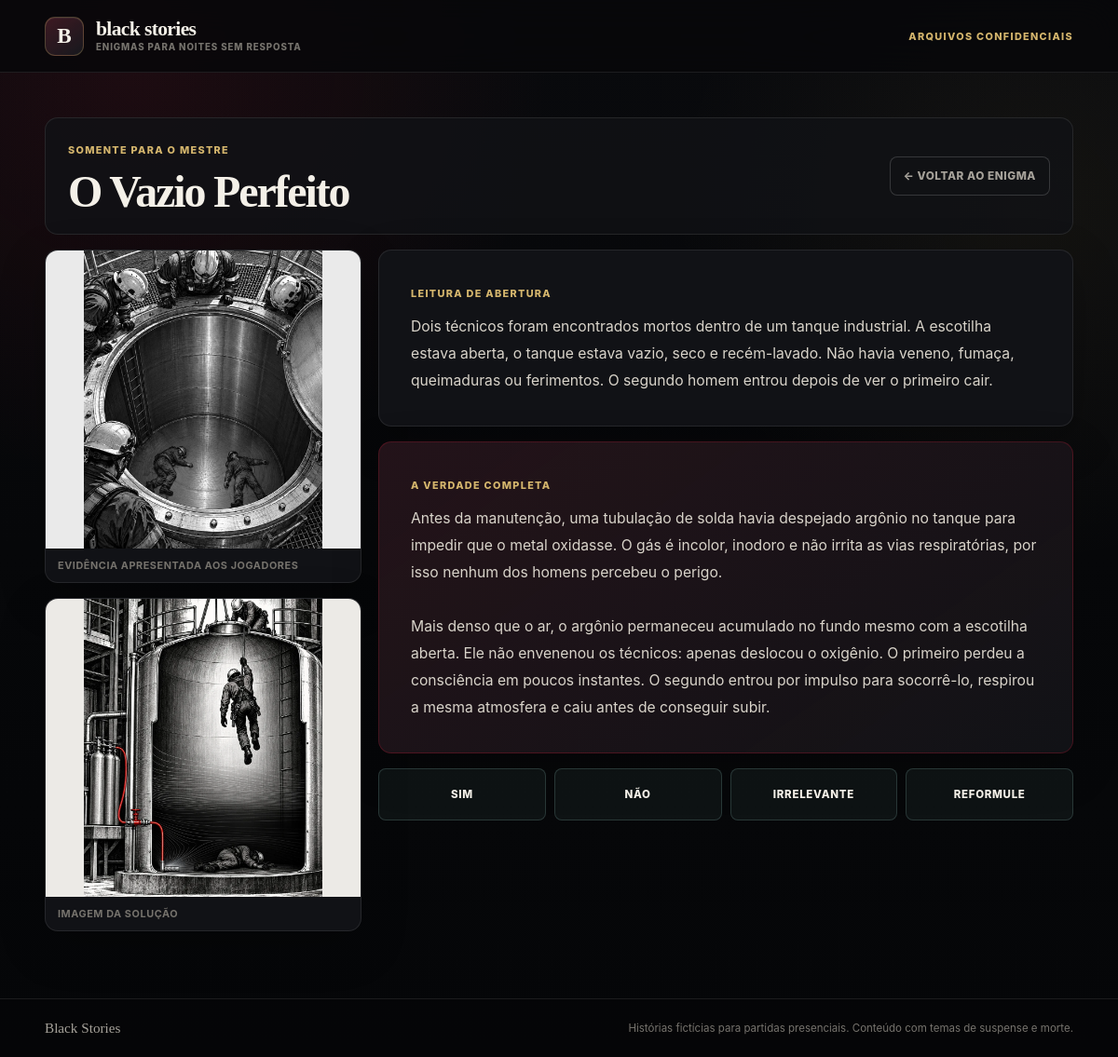
The app's page /historia/16/mestre/ with its own data.
### stories/models.py (models this page shows, shortened)
class Story(models.Model):
    title = models.CharField(max_length=200)
    description = models.TextField()
    image = models.ImageField(upload_to='stories/')
    answer = models.TextField()
    resolution_image = models.ImageField(upload_to='stories/', null=True, blank=True)
    created_at = models.DateTimeField(auto_now_add=True)
    class Meta:
        verbose_name = 'Story'
        verbose_name_plural = 'Stories'

### stories/views.py (the view)
def master_view(request, story_id):
    story = get_object_or_404(
        Story.objects.only(
            "id",
            "title",
            "description",
            "image",
            "answer",
            "resolution_image",
        ),
        id=story_id,
    )
    return render(
        request,
        "master.html",
        {"story": story},
    )

### templates/master.html (shortened to what this page needs)
{% extends "base.html" %}
{% block content %}
<section class="master-premium-page">
    <div class="master-premium-top">
        <div>
            <span class="master-premium-badge">
                somente para o mestre
            </span>
            <h1 class="master-premium-title">
                {{ story.title }}
            </h1>
        </div>
        <a
            href="{% url 'stories:detail' story.id %}"
            class="master-premium-back"
        >
            &larr; Voltar ao enigma
        </a>
    </div>
    <div class="master-premium-layout">
        <aside class="master-media-stack" aria-label="Imagens do caso">
            {% if story.image %}
                <figure class="master-premium-image-card">
                    <img
                        src="{{ story.image.url }}"
                        alt="{{ story.title }}"
                    >
                    <figcaption>Evidência apresentada aos jogadores</figcaption>
                </figure>
            {% endif %}
            {% if story.resolution_image %}
                <figure class="master-premium-image-card master-solution-image">
                    <img
                        src="{{ story.resolution_image.url }}"
                        alt="Solucao de {{ story.title }}"
                    >
                    <figcaption>Imagem da solução</figcaption>
                </figure>
            {% endif %}
        </aside>
        <div class="master-premium-content">
            <div class="master-premium-card">
                <span class="master-premium-label">
                    leitura de abertura
                </span>
                <p>
                    {{ story.description|linebreaksbr }}
                </p>
            </div>
            <div class="master-premium-card master-premium-answer">
                <span class="master-premium-label">
                    a verdade completa
                </span>
                <p>
                    {{ story.answer|linebreaksbr }}
                </p>
            </div>
            <div class="master-cue-board" aria-label="Respostas rápidas">
                <span>sim</span>
                <span>não</span>
                <span>irrelevante</span>
                <span>reformule</span>
            </div>
        </div>
    </div>
</section>
{% endblock %}

### static/css/premium.css (style rules this page uses)
:root { --bg: #07080a; --surface: #111216; --surface-raised: #17181d; --surface-soft: #1d1e23; --line: rgba(255, 255, 255, 0.09); --line-strong: rgba(255, 255, 255, 0.16); --text: #f4f0e8; --muted: #a6a29a; --dim: #76736d; --red: #c51d35; --red-glow: rgba(197, 29, 53, 0.2); --gold: #d5b66d; --gold-soft: rgba(213, 182, 109, 0.14); --teal: #8bbcb5; --radius-sm: 8px; --radius: 14px; --radius-lg: 24px; --shadow: 0 28px 80px rgba(0, 0, 0, 0.48); --serif: Georgia, "Times New Roman", serif; --sans: Inter, "Segoe UI", Arial, sans-serif; }
*, *::before, *::after { box-sizing: border-box; }
html { min-width: 320px; color-scheme: dark; scroll-behavior: smooth; background: var(--bg); }
body { min-height: 100vh; margin: 0; overflow-x: hidden; color: var(--text); font-family: var(--sans); background: radial-gradient(circle at 12% 6%, rgba(197, 29, 53, 0.11), transparent 28rem), radial-gradient(circle at 92% 20%, rgba(213, 182, 109, 0.055), transparent 24rem), linear-gradient(180deg, #090a0d 0%, var(--bg) 52%, #050608 100%); }
body::before { content: ""; position: fixed; inset: 0; z-index: -2; pointer-events: none; opacity: 0.18; }
body::after { content: ""; position: fixed; inset: 0; z-index: -1; pointer-events: none; background: linear-gradient(90deg, transparent 49.95%, rgba(255, 255, 255, 0.025) 50%, transparent 50.05%); background-size: 88px 100%; }
button, a { -webkit-tap-highlight-color: transparent; }
a { color: inherit; }
img { max-width: 100%; }
.brand-side, .brand-mark, .section-label, .case-number, .answer-label, .master-premium-badge, .master-premium-label, .panel-eyebrow { color: var(--gold); font-size: 0.68rem; font-weight: 800; letter-spacing: 0.12em; text-transform: uppercase; }
.case-library, .premium-detail, .story-form-page, .master-premium-page { width: min(1240px, 100%); margin: 0 auto; }
.detail-actions, .master-premium-top { display: flex; align-items: center; justify-content: space-between; gap: 16px; margin-bottom: 16px; }
.back-button, .master-link, .master-premium-back, .ghost-btn { display: inline-flex; align-items: center; justify-content: center; gap: 8px; min-height: 42px; padding: 0 14px; border: 1px solid var(--line-strong); border-radius: var(--radius-sm); color: var(--muted); background: rgba(17, 18, 22, 0.72); cursor: pointer; text-decoration: none; font-size: 0.74rem; font-weight: 780; letter-spacing: 0.045em; text-transform: uppercase; transition: color 160ms ease, border-color 160ms ease, background 160ms ease; }
.story-title, .master-premium-title, .form-hero h1 { margin: 13px 0 0; font-family: var(--serif); font-size: clamp(2.65rem, 5.5vw, 5rem); font-weight: 600; letter-spacing: -0.045em; line-height: 0.98; }
.master-premium-top { padding: 22px 24px; border: 1px solid var(--line); border-radius: var(--radius); background: rgba(17, 18, 22, 0.84); }
.master-premium-title { font-size: clamp(2rem, 4vw, 3.5rem); }
.master-premium-layout { display: grid; grid-template-columns: 340px minmax(0, 1fr); gap: 18px; }
.master-media-stack, .master-premium-content { display: grid; align-content: start; gap: 16px; }
.master-premium-image-card, .master-premium-card { margin: 0; overflow: hidden; border: 1px solid var(--line); border-radius: var(--radius); background: var(--surface); box-shadow: 0 16px 50px rgba(0, 0, 0, 0.24); }
.master-premium-image-card img { display: block; width: 100%; max-height: 320px; object-fit: contain; filter: grayscale(100%); background: #eceae5; }
.master-solution-image img { filter: grayscale(15%); }
.master-premium-image-card figcaption { padding: 11px 13px; color: var(--dim); font-size: 0.68rem; font-weight: 750; letter-spacing: 0.05em; text-transform: uppercase; }
.master-premium-card { padding: clamp(22px, 3vw, 34px); }
.master-premium-card p { margin: 13px 0 0; color: #d9d4ca; font-size: 0.98rem; line-height: 1.85; }
.master-premium-answer { border-color: rgba(197, 29, 53, 0.27); background: linear-gradient(145deg, rgba(197, 29, 53, 0.1), transparent), var(--surface); }
.master-cue-board { display: grid; grid-template-columns: repeat(4, minmax(0, 1fr)); gap: 9px; }
.master-cue-board span { display: grid; min-height: 56px; place-items: center; border: 1px solid rgba(139, 188, 181, 0.22); border-radius: var(--radius-sm); color: var(--text); background: rgba(139, 188, 181, 0.065); font-size: 0.72rem; font-weight: 850; letter-spacing: 0.06em; text-transform: uppercase; }

### records on screen
Story: title "O Vazio Perfeito", image (picture), resolution_image (picture), description "Dois técnicos foram encontrados mortos dentro de um tanque industrial. A escotilha estava aberta, o tanque estava vazio, seco e recém-lavado. Não havia veneno, fumaça, queimaduras ou ferimentos. O segundo homem entrou depois de ver o primeiro cair.", answer "Antes da manutenção, uma tubulação de solda havia despejado argônio no tanque para impedir que o metal oxidasse. O gás é incolor, inodoro e não irrita as vias respiratórias, por isso nenhum dos homens percebeu o perigo. Mais denso que o ar, o argônio permaneceu acumulado no fundo mesmo com a escotilha aberta. Ele não envenenou os técnicos: apenas deslocou o oxigênio. O primeiro perdeu a consciência em poucos instantes. O segundo entrou por impulso para socorrê-lo, respirou a mesma atmosfera e caiu antes de conseguir subir."
